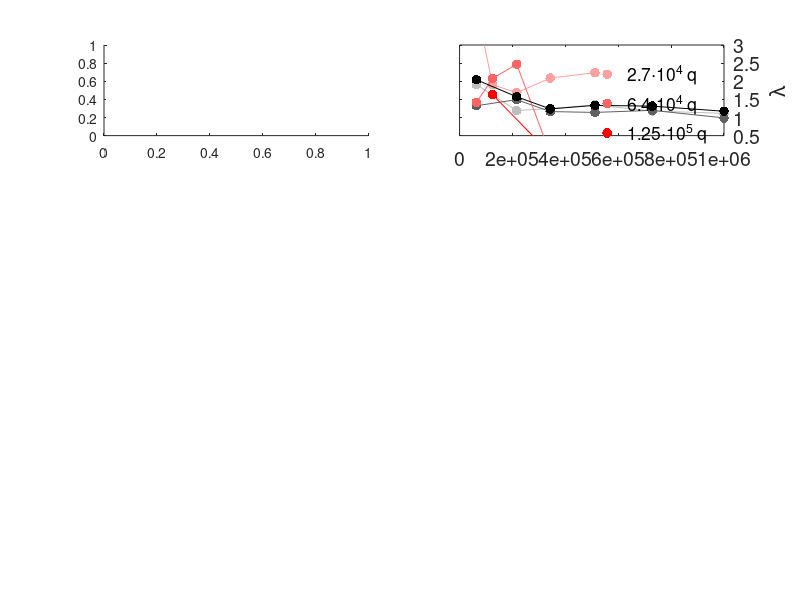

The MATLAB script that drew this image: (Note: this script raises an error after producing the figure.)
% a2F of Lead
LASTN = maxNumCompThreads(1) 

figure('Units', 'pixels', ...
    'Position', [100 100 1200 1000]);
hold on;

% Phonon smearing = 0.15 meV
% Electron smearing = 50 meV

% Pb u
col10 = [190,190,190]/255;
col11 = [96,96,96]/255;
col12 = [0,0,0];

%Pb +SO
col20 = [255,160,160]/255;
col21 = [255,100,100]/255;
col22 = [1,0,0];


col0 = [208,209,230]/255;
col1 = [166,189,219]/255;
col2 = [116,169,207]/255;
col3 = [43,140,190]/255;
col4 = [4,90,141]/255;
col5 = [0,0,1];
col6 = [0,0,0];


h(2) = subplot(4,2,2);

kpoints1 = [ 40^3,   60^3,  70^3,  80^3,  90^3, 100^3 ]; 
lambda1 = [  1.90520  , 1.1919, 1.246, 1.346,1.1796, 1.1146];% 27000 q-points
%lambda1 = [1.396, 1.905, 0.823,1.588, 1.180, 1.206, 1.002, 1.033];% 27000 q-points
kpoints21 = [ 40^3,   50^3,  60^3,  70^3,  80^3 ]; 
lambda21 = [ 4.028,  1.904, 1.6851, 2.0875, 2.238];% 27000 q-points

kpoints2 = [40^3,  60^3,  70^3,  80^3,  90^3, 100^3]; 
lambda2 = [ 1.32469 ,   1.4929,1.1637,1.1404,1.1973, 0.98923];% 64000 q-points
%lambda2 = [1.672, 1.324, 0.943, 1.493, 1.1864, 1.0414, 1.0713, 0.9629];% 64000 q-points
kpoints22 = [ 40^3,   50^3,  60^3,  70^3,  80^3 ]; 
lambda22 = [ 1.4208,  2.079, 2.4708, 0, 0];

kpoints3 = [40^3,  60^3,  70^3,  80^3,  90^3, 100^3]; 
lambda3 = [  2.0397209,   1.5720,1.2373, 1.335,1.3133, 1.17325];% 125000 q-points
%lambda3 = [1.759, 2.040, 1.112,1.572,  1.1921, 1.1587, 1.1929, 1.1553 ];% 125000 q-points
kpoints23 = [  50^3, 70^3]; 
lambda23 = [  1.628, 0]


plot(kpoints1,lambda1,'Color',col10);
hold on;
s1 = scatter(kpoints1,lambda1,50,'filled','MarkerFaceColor',col10);
hold on;
plot(kpoints21,lambda21,'Color',col20);
hold on;
s1 = scatter(kpoints21,lambda21,50,'filled','MarkerFaceColor',col20);
hold on;


plot(kpoints2,lambda2,'Color',col11);
hold on;
s2 = scatter(kpoints2,lambda2,50,'filled','MarkerFaceColor',col11);
hold on;
plot(kpoints22,lambda22,'Color',col21);
hold on;
s2 = scatter(kpoints22,lambda22,50,'filled','MarkerFaceColor',col21);
hold on;


plot(kpoints3,lambda3,'Color',col12);
s3 = scatter(kpoints3,lambda3,50,'filled','MarkerFaceColor',col12);
plot(kpoints23,lambda23,'Color',col22);
s3 = scatter(kpoints23,lambda23,50,'filled','MarkerFaceColor',col22);

legend([s1,s2,s3],'2.7\cdot10^4 q','6.4\cdot10^4 q','1.25\cdot10^5 q',... 
'Location','northEast')

set(legend,'FontSize',10);
legend boxoff

axis([0,1000000,0.5,3.0])

ylabel('\lambda','FontSize',14);
set(gca,'YAxisLocation','right','FontSize',14);

%%%%%%%%%%%%%%%%%%%%%%%%%%%%%%%%%%%%%%%%%%%%%%%%%%%%%%%%%%%%%%%%%%%%%%%%%%%%%%%%%%%%%%%%%5

h(1) = subplot(4,2,1);
% 
% SpecfunID = fopen('30k_30q_hom');
% data = textscan(SpecfunID,'%f %f %f %f %f %f %f %f %f %f %f\n','CommentStyle','#','CollectOutput',true);
% a2F = cell2mat(data);
% fclose(SpecfunID);
% plot(a2F(:,1),a2F(:,4),'--','Color',col1,'LineWidth',1);
% hold on;
% 
% SpecfunID = fopen('30k_60q_hom');
% data = textscan(SpecfunID,'%f %f %f %f %f %f %f %f %f %f %f\n','CommentStyle','#','CollectOutput',true);
% a2F = cell2mat(data);
% fclose(SpecfunID);
% s1 = plot(a2F(:,1),a2F(:,4),'-','Color',col1,'LineWidth',1);
% hold on;


SpecfunID = fopen('50k_50q_SO_hom');
data = textscan(SpecfunID,'%f %f %f %f %f %f %f %f %f %f %f\n','CommentStyle','#','CollectOutput',true);
a2F = cell2mat(data);
fclose(SpecfunID);
s3 = plot(a2F(:,1),a2F(:,4),'-','Color',col21,'LineWidth',1);
hold on;


SpecfunID = fopen('70k_30q_hom');
data = textscan(SpecfunID,'%f %f %f %f %f %f %f %f %f %f %f\n','CommentStyle','#','CollectOutput',true);
a2F = cell2mat(data);
fclose(SpecfunID);
s4 = plot(a2F(:,1),a2F(:,4),'-','Color',col11,'LineWidth',1);
hold on;

%%%%%%%%%%%%%%%%
% Experimental %
%%%%%%%%%%%%%%%%
% The a2F pb data are from McMillan in Superconductivity Parks 1969
% and are from tunneling experiment. The a2F is obtained by fitting 
% Electronic density of states of Pb divided by BCS density of states
% The experiment is made at 1K so that T/Tc = 0.15

SpecfunID = fopen('xyscan_a2F_Pb_Parks1969.txt');
data = textscan(SpecfunID,'%f %f %f %f %f %f\n','CommentStyle','#','CollectOutput',true);
exp = cell2mat(data);
fclose(SpecfunID);
s5 = plot(exp(:,1),exp(:,2),'.', 'markersize',15,'Color','black' );


legend([s4,s5],'2.16\cdot10^5 k',...
'exp','Location','northwest')

set(legend,'FontSize',10);

legend boxoff
set(gca,'FontSize',14);
set(gca,'ytick',[1,2])
axis([0,10,0,2])

%%%%%%%%%%%%%%%%%%%%%%%%%%%%%%%%



h(4) = subplot(4,2,4);

kpoints1 = [30^3,40^3,50^3,60^3]; 
%lambda1 = [1.803, 2.106, 0.874,1.572];% 30000 q-points
lambda1 = [0, 0, 0,0];% 30000 q-points
kpoints2 = [30^3,40^3,50^3,60^3]; 
lambda2 = [0, 0, 0, 0];% 40000 q-points
kpoints3 = [30^3]; 
lambda3 = [0];% 50000 q-points
kpoints4 = [70^3,80^3];  
lambda4 = [ 0, 0];% 1500000 q-points
kpoints5 = [70^3,80^3]; 
lambda5 = [0,  0];% 2000000 q-points


%%%%%%%%

kpoints1 = [150000,200000,300000,400000,500000];
lambda1 = [1.75456, 1.7586173, 1.5994359, 1.6378, 1.6840 ];

% ----- Sobol k / Random q ------
% 0 Kelvin
% WITH SO
% 10 meV broadening
% 150000k Sobol/ 50000 : 1.7456    | 1.7456
%              / 50000 : 1.76169   | 1.75369
%              / 50000 : 1.7562477 | 1.75456
% 200000k Sobol/ 50000 : 1.7551155 | 1.7551155
%              / 50000 : 1.7586171 | 1.756866
%              / 50000 : 1.7621193 | 1.7586173
% 300000k Sobol/ 50000 : 1.5979625 | 1.5979625
%              / 50000 : 1.5980701 | 1.5980163
%              / 50000 : 1.6022752 | 1.5994359
% 400000k Sobol/ 50000 : 1.6377910 | 1.6377910 ( 50q)
%              / 50000 : 1.6395021 | 1.6386   (100q)
%              / 50000 : 1.6360996 | 1.6378   (150q) 
% 500000k Sobol/ 25000 : 1.6729995 | 1.6729995  ( 25q)
%              / 25000 : 1.6949476 | 1.6840     ( 50q)

kpoints2 = [150000,200000,300000,400000,500000];
lambda2 = [1.78627933, 1.7892603, 1.60275076, 1.6274, 1.6769 ];

% 20 meV broadening
% 150000k Sobol/ 50000 : 1.7834613 | 1.7834613  ( 50q)
%              / 50000 : 1.7893296 | 1.78639545 (100q)
%              / 50000 : 1.7860471 | 1.78627933 (150q) 
% 200000k Sobol/ 50000 : 1.7854081 | 1.7854081  ( 50q)
%              / 50000 : 1.7947925 | 1.7901003  (100q)
%              / 50000 : 1.7875802 | 1.7892603  (150q)
% 300000k Sobol/ 50000 : 1.6079794 | 1.6079794  ( 50q)
%              / 50000 : 1.6046318 | 1.6063056  (100q)
%              / 50000 : 1.5956411 | 1.60275076 (150q) 
% 400000k Sobol/ 50000 : 1.6307553 | 1.6307553  ( 50q)
%              / 50000 : 1.6298875 | 1.6303     (100q)
%              / 50000 : 1.6216865 | 1.6274     (150q) 
% 500000k Sobol/ 25000 : 1.6742567 | 1.6742567  ( 25q)
%              / 25000 : 1.6795690 | 1.6769     ( 50q)

kpoints3 = [150000,200000,300000,400000,500000];
lambda3 = [1.81997037, 1.85093917, 1.63371933, 1.5968, 1.6654  ];

% 50 meV broadening
% 150000k Sobol/ 50000 : 1.8303286 | 1.83032860 ( 50q)
%              / 50000 : 1.8243029 | 1.82731575 (100q)
%              / 50000 : 1.8052796 | 1.81997037 (150q) 
% 200000k Sobol/ 50000 : 1.8677246 | 1.86772460 ( 50q)
%              / 50000 : 1.8401741 | 1.85394935 (100q)
%              / 50000 : 1.8449188 | 1.85093917 (150q) 
% 300000k Sobol/ 50000 : 1.6318601 | 1.6318601  ( 50q)
%              / 50000 : 1.6296545 | 1.6307573  (100q)
%              / 50000 : 1.6396434 | 1.63371933 (150q) 
% 400000k Sobol/ 50000 : 1.5979851 | 1.5979851  ( 50q)
%              / 50000 : 1.5965899 | 1.5973     (100q)
%              / 50000 : 1.5956898 | 1.5968     (150q)
% 500000k Sobol/ 25000 : 1.6582991 | 1.6582991  ( 25q)
%              / 25000 : 1.6725938 | 1.6654     ( 50q)




plot(kpoints1,lambda1,'Color',col20);
hold on;
s1 = scatter(kpoints1,lambda1,50,'filled','MarkerFaceColor',col20);
hold on;
plot(kpoints2,lambda2,'Color',col21);
hold on;
s2 = scatter(kpoints2,lambda2,50,'filled','MarkerFaceColor',col21);
hold on;
plot(kpoints3,lambda3,'Color',col22);
s3 = scatter(kpoints3,lambda3,50,'filled','MarkerFaceColor',col22);

%%%%%%%%%%%%%%



legend([s1,s2,s3],'10 meV','20 meV','50 meV',... 
'Location','northEast')

set(legend,'FontSize',10);

legend boxoff
ylabel('\lambda','FontSize',14);
set(gca,'YAxisLocation','right','FontSize',14);
axis([0,1000000,0.5,3.0])


%%%%%%%%%%%%%%%%%%%%%%%%%%%%%%%%
h(3) = subplot(4,2,3);

%Corrected SOBOL
% SpecfunID = fopen('30k_50000q_sobol');
% data = textscan(SpecfunID,'%f %f %f %f %f %f %f %f %f %f %f\n','CommentStyle','#','CollectOutput',true);
% a2F = cell2mat(data);
% fclose(SpecfunID);
% plot(a2F(:,1),a2F(:,4),'-','Color',col1,'LineWidth',1);
% hold on;



%Corrected SOBOL
SpecfunID = fopen('400000k_Sob_50000q_RND_05_SO');
data = textscan(SpecfunID,'%f %f %f %f %f %f %f %f %f %f %f\n','CommentStyle','#','CollectOutput',true);
a2F = cell2mat(data);
fclose(SpecfunID);
plot(a2F(:,1),a2F(:,4),'-','Color',col21,'LineWidth',1);
hold on;


SpecfunID = fopen('xyscan_a2F_Pb_Parks1969.txt');
data = textscan(SpecfunID,'%f %f %f %f %f %f\n','CommentStyle','#','CollectOutput',true);
exp = cell2mat(data);
fclose(SpecfunID);

plot(exp(:,1),exp(:,2),'.', 'markersize',15,'Color','black' );

legend('2.7\cdot10^4 k',...
    '6.4\cdot10^4 k',...
    '1.25\cdot10^5 k',...
    '2.16\cdot10^5 k',...
'exp','Location','northwest')

set(legend,'FontSize',10);
legend boxoff
set(gca,'FontSize',14);
set(gca,'ytick',[1,2])
axis([0,10,0,2])
%%%%%%%%%%%%%%%%%%%%%%%%%%%%%%%%


h(6) = subplot(4,2,6);

kpoints1 = [30000,40000,50000,70000, 100000, 150000, 200000, 250000, 300000,400000,500000, 600000, 700000, 800000, 1000000]; 
%lambda1 = [1.970, 1.876, 1.839, 1.810, 1.504, 1.600 ,1.370, 1.0985, 1.246, 1.181, 1.1265, 1.0754, 1.1156, 1.0319];% 30000 q-points
lambda1 = [0, 0, 0, 0, 0, 0 ,0, 0, 0, 0, 0, 0, 0,1.1043788, 0];



% ----- Sobol k / Random q ------
% 0 Kelvin
% WITH SO
% 10 meV broadening
% 150000k Sobol/ 50000 : 1.7456    | 1.7456
%              / 50000 : 1.76169   | 1.75369
%              / 50000 : 1.7562477 | 1.75456
% 200000k Sobol/ 50000 : 1.7551155 | 1.7551155
%              / 50000 : 1.7586171 | 1.756866
%              / 50000 : 1.7621193 | 1.7586173
% 300000k Sobol/ 50000 : 1.5979625 | 1.5979625
%              / 50000 : 1.5980701 | 1.5980163
%              / 50000 : 1.6022752 | 1.5994359
% 400000k Sobol/ 50000 : 1.6377910 | 1.6377910 ( 50q)
%              / 50000 : 1.6395021 | 1.6386   (100q)
%              / 50000 : 1.6360996 | 1.6378   (150q) 
% 500000k Sobol/ 25000 : 1.6729995 | 1.6729995  ( 25q)
%              / 25000 : 1.6949476 | 1.6840     ( 50q)


% 20 meV broadening
% 150000k Sobol/ 50000 : 1.7834613 | 1.7834613  ( 50q)
%              / 50000 : 1.7893296 | 1.78639545 (100q)
%              / 50000 : 1.7860471 | 1.78627933 (150q) 
% 200000k Sobol/ 50000 : 1.7854081 | 1.7854081  ( 50q)
%              / 50000 : 1.7947925 | 1.7901003  (100q)
%              / 50000 : 1.7875802 | 1.7892603  (150q)
% 300000k Sobol/ 50000 : 1.6079794 | 1.6079794  ( 50q)
%              / 50000 : 1.6046318 | 1.6063056  (100q)
%              / 50000 : 1.5956411 | 1.60275076 (150q) 
% 400000k Sobol/ 50000 : 1.6307553 | 1.6307553  ( 50q)
%              / 50000 : 1.6298875 | 1.6303     (100q)
%              / 50000 : 1.6216865 | 1.6274     (150q) 
% 500000k Sobol/ 25000 : 1.6742567 | 1.6742567  ( 25q)
%              / 25000 : 1.6795690 | 1.6769     ( 50q)



% 50 meV broadening
% 150000k Sobol/ 50000 : 1.8303286 | 1.83032860 ( 50q)
%              / 50000 : 1.8243029 | 1.82731575 (100q)
%              / 50000 : 1.8052796 | 1.81997037 (150q) 
% 200000k Sobol/ 50000 : 1.8677246 | 1.86772460 ( 50q)
%              / 50000 : 1.8401741 | 1.85394935 (100q)
%              / 50000 : 1.8449188 | 1.85093917 (150q) 
% 300000k Sobol/ 50000 : 1.6318601 | 1.6318601  ( 50q)
%              / 50000 : 1.6296545 | 1.6307573  (100q)
%              / 50000 : 1.6396434 | 1.63371933 (150q) 
% 400000k Sobol/ 50000 : 1.5979851 | 1.5979851  ( 50q)
%              / 50000 : 1.5965899 | 1.5973     (100q)
%              / 50000 : 1.5956898 | 1.5968     (150q)
% 500000k Sobol/ 25000 : 1.6582991 | 1.6582991  ( 25q)
%              / 25000 : 1.6725938 | 1.6654     ( 50q)



% ----- Random k/q ------

% WITH SO
% 20 meV broadening
% 100000k/ 100000q ==> 1.7003144 [new] or with other rnd 1.8173834 or 1.9291368. I rm the archer file ...  
% 150000k/ 100000q ==> 1.6758591, 1.6961513, 1.7732279

% 50 meV broadening
% 100000k/ 100000q ==> 1.7421141 [new] or with other rnd 1.7637974 or 1.8715478 I rm the archer file ...  
% 150000k/ 100000q ==> 1.702682, 1.7513527, 1.8409175 


% WITHOUT SO
% 300000k/150000q ==> 1.2991006 [new]
% 300000k/200000q ==> 1.1968693 [new]

% 400000k/100000q ==> 1.1224181
% 400000k/150000q ==> 1.1681747
% 400000k/200000q ==> 1.2562289
% 400000k/250000q ==> 1.1814625

% 500000k/ 150000q ==>  1.0993040
% 500000k/ 200000q ==>  1.2109697
% 500000k/ 250000q ==>  1.1265345

% 600000k/ 200000q ==>  1.0928090
% 600000k/ 250000q ==>  1.0753818

% 700000k/ 200000q ==>  1.1156241

% 800000k/ 250000q ==>   [new]

% 900000k/ 200000q ==>  1.1043788 [new]

% 1000000k/ 150000q ==> (1.0732844 + 0.9905621)/2 = 1.03192325

plot(kpoints1,lambda1,'Color',col4);
hold on;
s1 = scatter(kpoints1,lambda1,50,'filled','MarkerFaceColor',col4);

legend('k=q grid',... 
'Location','northEast')

set(legend,'FontSize',10);

legend boxoff
ylabel('\lambda','FontSize',14);
set(gca,'YAxisLocation','right','FontSize',14);
axis([0,1000000,0.5,3.0])

%%%%%%%%%%%%%%%%%%%%%%%%%%%%%%%%


h(5) = subplot(4,2,5);

% SpecfunID = fopen('30000k_30000q_EPWrand');
% data = textscan(SpecfunID,'%f %f %f %f %f %f %f %f %f %f %f\n','CommentStyle','#','CollectOutput',true);
% a2F = cell2mat(data);
% fclose(SpecfunID);
% plot(a2F(:,1),a2F(:,4),'-','Color',col1,'LineWidth',1);
% hold on;



SpecfunID = fopen('xyscan_a2F_Pb_Parks1969.txt');
data = textscan(SpecfunID,'%f %f %f %f %f %f\n','CommentStyle','#','CollectOutput',true);
exp = cell2mat(data);
fclose(SpecfunID);
plot(exp(:,1),exp(:,2),'.', 'markersize',15,'Color','black' );

legend('3\cdot10^4 k',...%'4\cdot10^4 k&q',...
    '5\cdot10^4 k',...
    '7\cdot10^4 k',...
    '1\cdot10^5 k','1\cdot10^6 k',...
'exp','Location','northwest')

set(legend,'FontSize',10);
legend boxoff
set(gca,'FontSize',14);
set(gca,'ytick',[1,2])
axis([0,10,0,2])

%%%%%%%%%%%%%%%%%%%%%%%%%%%%%%%%




h(8) = subplot(4,2,8);

kpoints1 = [30000,50000,100000,200000, 300000,400000, 500000, 600000, 700000,800000,900000,1000000 ]; 
%lambda1 = [2.299, 1.867, 1.721, 1.427, 1.516, 1.397 ,1.269, 1.257, 1.154, 1.1058, 1.0457, 1.031, 1.125, 1.06255 ];% 
lambda1 = [0, 0, 0,1.2692768, 1.2951296, 1.234 , 1.1595308, 1.1368649, 1.2483856,1.2278,1.2584204, 1.06255725];% 

% WITH SO
% 20 meV broadening
% 150000k/ 150000q ==> 1.7900403  [new]
% 150000k/ 200000q ==>   [new]

% 50 meV broadening
% 150000k/ 150000q ==>



% WITOUT SO
% 50 meV broadening
% 200000k/ 150000q ==>  1.2693148 [new]
% 200000k/ 200000q ==>  1.2692768 [new]

% 300000k/ 150000q ==>  1.2967606 [new]
% 300000k/ 200000q ==>  1.2951296 [new]

% 400000k/ 150000q ==>  1.2362117 [new]
% 400000k/ 200000q ==>  1.2341535 [new]
% 400000k/ 300000q ==>  1.1058459

% 500000k/ 150000q ==>  1.1579395 [new]
% 500000k/ 200000q ==>  1.1595308 [new]

% 600000k/ 150000q ==>  1.1398742 [new]
% 600000k/ 200000q ==>  1.1368649 [new]

% 700000k/ 150000q ==>  1.2481414 [new]
% 700000k/ 200000q ==>  1.2483856 [new]

% 800000k/ 150000q ==>  1.2311465 [new]
% 800000k/ 200000q ==>  1.2278390 [new]

% 900000k/ 150000q ==>  1.2567131 [new]
% 900000k/ 200000q ==>  1.2584204 [new]

% 1000000k/ 150000q ==>  (1.0300659 + 1.0901429)/2 = 1.0601044  
% 1000000k/ 200000q ==>  (1.0316897 + 1.0934248)/2 = 1.06255725




plot(kpoints1,lambda1,'Color',col4);
hold on;
s1 = scatter(kpoints1,lambda1,50,'filled','MarkerFaceColor',col4);

legend('k=q grid',... 
'Location','northEast')


set(legend,'FontSize',10);

legend boxoff
ylabel('\lambda','FontSize',14);
set(gca,'YAxisLocation','right','FontSize',14);

axis([0,1000000,0.5,3.0])
set(gca,'ytick',[1,2,3])



%%%%%%%%%%%%%%%%%%%%%%%%%%%%%%%%

h(7) = subplot(4,2,7);

%Corrected SOBOL
SpecfunID = fopen('800000k_200000q_sobol');
data = textscan(SpecfunID,'%f %f %f %f %f %f %f %f %f %f %f\n','CommentStyle','#','CollectOutput',true);
a2F = cell2mat(data);
fclose(SpecfunID);
plot(a2F(:,1),a2F(:,4),'-','Color',col1,'LineWidth',1);
hold on;

SpecfunID = fopen('900000k_200000q_sobol');
data = textscan(SpecfunID,'%f %f %f %f %f %f %f %f %f %f %f\n','CommentStyle','#','CollectOutput',true);
a2F = cell2mat(data);
fclose(SpecfunID);
plot(a2F(:,1),a2F(:,4),'-','Color',col2,'LineWidth',1);
hold on;



SpecfunID = fopen('xyscan_a2F_Pb_Parks1969.txt');
data = textscan(SpecfunID,'%f %f %f %f %f %f\n','CommentStyle','#','CollectOutput',true);
exp = cell2mat(data);
fclose(SpecfunID);
plot(exp(:,1),exp(:,2),'.', 'markersize',15,'Color','black');


legend('3\cdot10^4 k','4\cdot10^4 k',...
    '5\cdot10^4 k','7\cdot10^4 k','1\cdot10^5 k','2\cdot10^5 k',...
'exp','Location','northwest');

set(legend,'FontSize',10);
legend boxoff;

set(gca,'FontSize',14);


axis([0,10,0,2]);
set(gca,'ytick',[0,1,2])

%%%%%%%%%%%%%%%%%%%%%%%%%%%%%%%%


%set(h(1:4),'xcolor','w');

% MyBox = uicontrol('style','text')
% set(MyBox,'String','Here is a lot more information')
% set(MyBox,'Position',[0.6,0.6,0.1,0.1])



%# find current position [x,y,width,height]
pos1 = get(h(1),'Position');
pos2 = get(h(2),'Position');
pos3 = get(h(3),'Position');
pos4 = get(h(4),'Position');
pos5 = get(h(5),'Position');
pos6 = get(h(6),'Position');
pos7 = get(h(7),'Position');
pos8 = get(h(8),'Position');


pos2(1) = pos2(1) - 0.08;
pos2(3) = pos2(3) - 0.1;
set(h(2),'Position',pos2);

set(h(1),'XTickLabel','');
pos3(2) = pos1(2) - pos3(4);
set(h(3),'Position',pos3);

set(h(2),'XTickLabel','');
pos4(2) = pos2(2) - pos4(4);
set(h(4),'Position',pos4);

pos4(1) = pos4(1) - 0.08;
pos4(3) = pos4(3) - 0.1;
set(h(4),'Position',pos4);

set(h(3),'XTickLabel','');
pos5(2) = pos3(2) - pos5(4);
set(h(5),'Position',pos5);

set(h(4),'XTickLabel','');
pos6(2) = pos4(2) - pos6(4);
set(h(6),'Position',pos6);

pos6(1) = pos6(1) - 0.08;
pos6(3) = pos6(3) - 0.1;
set(h(6),'Position',pos6);

set(h(5),'XTickLabel','');
pos7(2) = pos5(2) - pos7(4);
set(h(7),'Position',pos7);

set(h(6),'XTickLabel','');
pos8(2) = pos6(2) - pos8(4);
set(h(8),'Position',pos8);

pos8(1) = pos8(1) - 0.08;
pos8(3) = pos8(3) - 0.1;
set(h(8),'Position',pos8);

xlabel(h(7),'Frequency (meV)','FontSize',14);
xlabel(h(8),'k-point grid','FontSize',14);
ylabel(h(1),'\alpha^2 F','FontSize',14);
ylabel(h(3),'\alpha^2 F','FontSize',14);
ylabel(h(5),'\alpha^2 F','FontSize',14);
ylabel(h(7),'\alpha^2 F','FontSize',14);


 a = 0.1;
 b = 0.15;
 text(pos1(1)+a,pos1(3)-b,['(',char(1+96),') '],...
     'color','k','fontw','b','Parent', h(1));
 text(pos3(1)+a,pos3(3)-b,['(',char(3+96),') '],...
     'color','k','fontw','b','Parent', h(3));
 text(pos5(1)+a,pos5(3)-b,['(',char(5+96),') '],...
     'color','k','fontw','b','Parent', h(5));
 text(pos7(1)+a,pos7(3)-b,['(',char(7+96),') '],...
     'color','k','fontw','b','Parent', h(7));

  text(10.95,0.16,['(',char(2+96),') '],...
     'color','k','fontw','b','Parent', h(1));
   text(10.95,0.16,['(',char(4+96),') '],...
     'color','k','fontw','b','Parent', h(3));
   text(10.95,0.16,['(',char(6+96),') '],...
     'color','k','fontw','b','Parent', h(5));
   text(10.95,0.16,['(',char(8+96),') '],...
     'color','k','fontw','b','Parent', h(7));


%title(h(1),'Pb a2F wo SOC conv [ph smearing = 0.15 meV and el smearing = 50 meV]')
%set(gcf, 'PaperPositionMode', 'auto');
%print -depsc2 Pb_a2F_conv5.eps
%print('Pb_a2F_conv5','-dpng')
%close;

